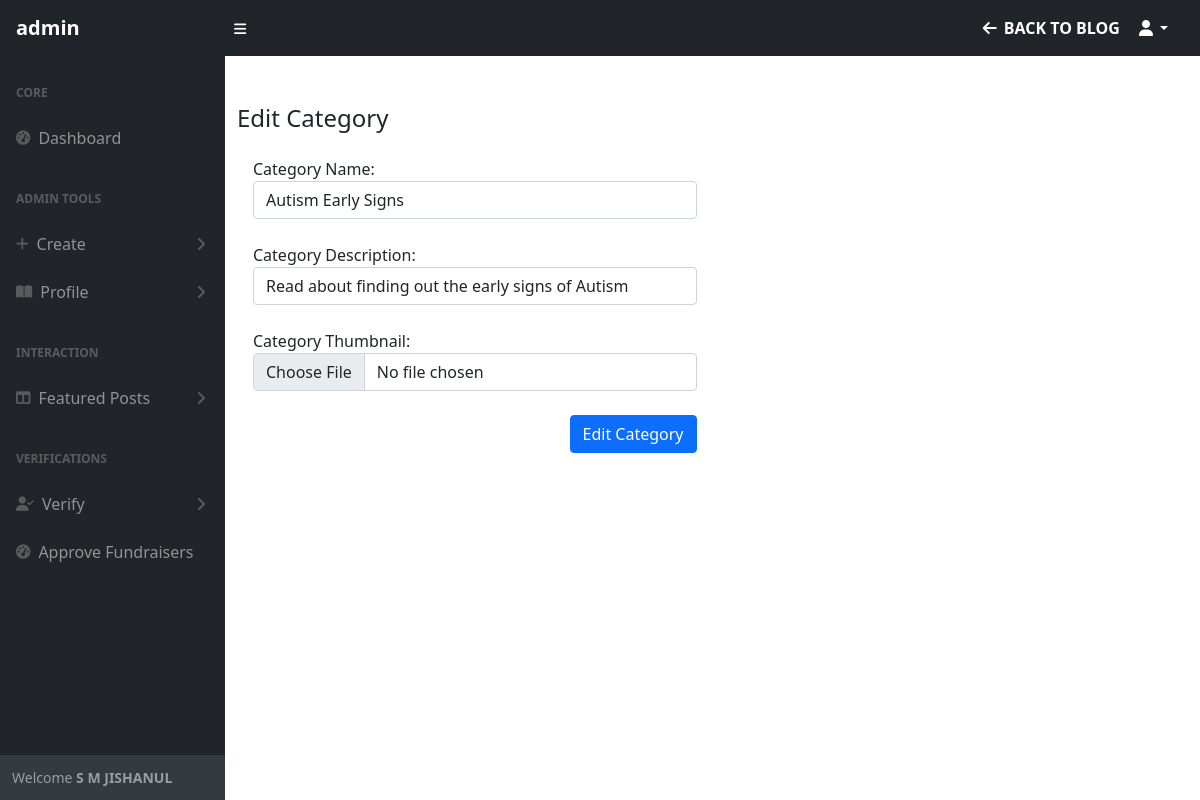
Screenshot of /admin/categories.php?action=edit&id=3 (signed in) with the database file from the repository.
### tables this page shows
CREATE TABLE `user_type` (
  `type_id` int(11) NOT NULL,
  `role` varchar(255) NOT NULL DEFAULT 'user'
);

CREATE TABLE `blog_categories` (
  `cat_id` int(11) NOT NULL,
  `name` varchar(255) NOT NULL,
  `description` varchar(255) NOT NULL,
  `thumbnail` text NOT NULL
);

### admin/includes/functions.php (called while the page is built, shortened)
<?php
function getRoleByID($id)
{
    global $connection;
    $query = "SELECT role FROM user_type WHERE type_id=$id";
    $res = mysqli_query($connection, $query) or die("Failed" . mysqli_error($connection));
    if ($res) {
        return mysqli_fetch_assoc($res)["role"];
    }
}
function getCategoryByID($id)
{
    global $connection;
    $sql = "SELECT * FROM blog_categories WHERE cat_id='$id'";
    $res = mysqli_query($connection, $sql) or die("Failed " . mysqli_error($connection));
    if ($res) {
        return mysqli_fetch_assoc($res);
    }
}

### admin/includes/components/general_components/edit-category.php (the view, shortened to what this page needs)
<?php $cat = getCategoryByID($_GET["id"]) ?>
<h4> Edit Category</h4>
<div class="col-lg-6 card-body">
    <form action="categories.php" method="POST" enctype="multipart/form-data">
        <div class="form-group">
            <label for="cat_title">Category Name:</label>
        </div>
        <div class="form-group">
            <input class="form-control" value="<?= $cat["name"] ?>" type="text" name="name">
        </div>
        <br>
        <div class="form-group">
            <label for="cat_description">Category Description:</label>
        </div>
        <div class="form-group">
            <input class="form-control" value="<?= $cat["description"] ?>" type="text" name="description">
        </div>
        <br>
        <div class="form-group">
            <label for="cat_thumbnail">Category Thumbnail:</label>
        </div>
        <div class="form-group">
            <input class="form-control" type="file" name="thumbnail">
        </div>
        <br>
        <div style="text-align: right;" class="input-group-prepend">
            <input class="btn btn-primary" type="submit" name="edit" value="Edit Category">
        </div>
    </form>
</div>

### admin/includes/components/navbar.php (shortened to what this page needs)
<?php
if ($_SESSION["role"] == 2) {
    echo "<nav class='sb-topnav navbar navbar-expand' style='background-color: #dd4f5d; color: white;'>";
} else if ($_SESSION["role"] == 3) {
    echo "<nav class='sb-topnav navbar navbar-expand' style='background-color: #2c447e'>";
} else {
    echo "<nav class='sb-topnav navbar navbar-expand navbar-dark bg-dark'";
}
?>
<a class="navbar-brand ps-3" href="index.php" style="color: white;"> <strong> <?php echo getRoleByID($_SESSION["role"]) ?> </strong> </a>
<button class="btn btn-link btn-sm order-1 order-lg-0 me-4 me-lg-0" id="sidebarToggle" style="color: white;" href="#!"><i class="fas fa-bars"></i></button>
<ul class="navbar-nav ms-auto ms-md-0 me-3 me-lg-4">
    <li class="nav-item">
        <a class="nav-link" href="../index.php" style="color: white;"><i class="fas fa-arrow-left fa-fw"></i> <strong>BACK TO BLOG</strong></a>
    </li>
    <li class="nav-item dropdown">
        <a class="nav-link dropdown-toggle" id="navbarDropdown" href="#" role="button" style="color: white;" data-bs-toggle="dropdown" aria-expanded="false"><i class="fas fa-user fa-fw"></i></a>
    </li>
</ul>
</nav>

### rows the page displays
user_type: role "admin"
blog_categories: name "Autism Early Signs", description "Read about finding out the early signs of Autism"

### other values shown
$_SESSION["first_name"] "S M JISHANUL"
